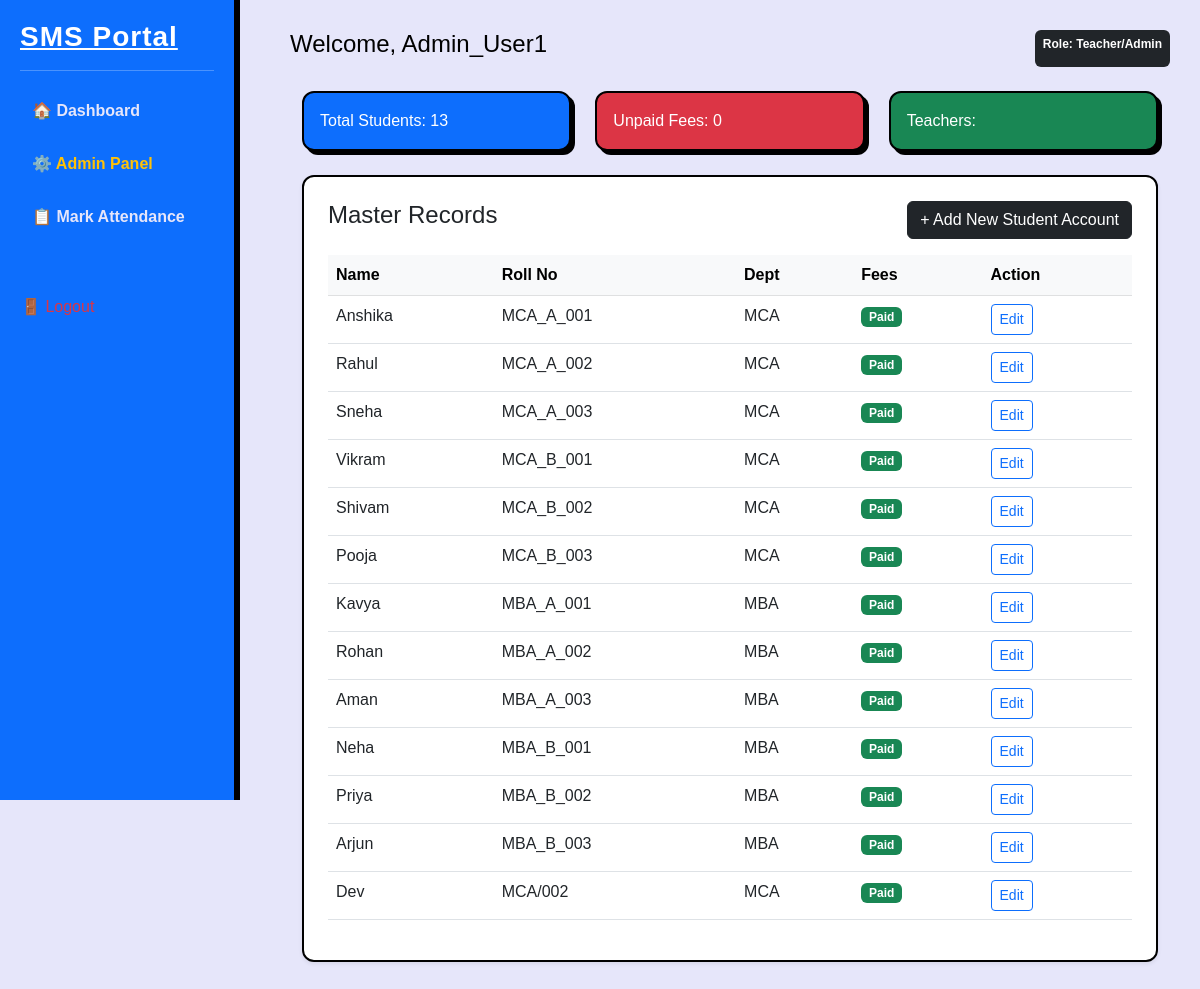
Screenshot of /dashboard/ (signed in) with the database file from the repository.
### students/models.py (models this page shows, shortened)
class StudentProfile(models.Model):
    user = models.OneToOneField(User, on_delete=models.CASCADE)
    assigned_class = models.ForeignKey(StudentClass, on_delete=models.SET_NULL, null=True, blank=True)
    roll_number = models.CharField(max_length=20)
    department = models.CharField(max_length=50)
    fees_paid = models.BooleanField(default=False)

### students/views.py (the view, shortened to what this page needs)
# urls.py: path('dashboard/', views.dashboard, name='dashboard'),
@login_required
def dashboard(request):
    user = request.user
    today = date.today()
    if user.is_superuser:
        context = {
            'total_students': StudentProfile.objects.count(),
            'unpaid_fees': StudentProfile.objects.filter(fees_paid=False).count(),
            'students': StudentProfile.objects.all(),
        }
        return render(request, 'admin_dashboard.html', context)

### students/templates/admin_dashboard.html
{% extends 'base.html' %}
{% block content %}
<div class="container-fluid">
    <div class="row mb-4">
        <div class="col-md-4">
            <div class="card bg-primary text-white p-3">Total Students: {{ total_students }}</div>
        </div>
        <div class="col-md-4">
            <div class="card bg-danger text-white p-3">Unpaid Fees: {{ unpaid_fees }}</div>
        </div>
        <div class="col-md-4">
            <div class="card bg-success text-white p-3">Teachers: {{ total_teachers }}</div>
        </div>
    </div>
    <div class="card shadow-sm p-4">
        <div class="d-flex justify-content-between mb-3">
            <h4>Master Records</h4>
            <a href="{% url 'register_student' %}" class="btn btn-dark">+ Add New Student Account</a>
        </div>
        <table class="table table-hover">
            <thead class="table-light">
                <tr>
                    <th>Name</th>
                    <th>Roll No</th>
                    <th>Dept</th>
                    <th>Fees</th>
                    <th>Action</th>
                </tr>
            </thead>
            <tbody>
                {% for s in students %}
                <tr>
                    <td>{{ s.user.username|title }}</td>
                    <td>{{ s.roll_number }}</td>
                    <td>{{ s.department }}</td>
                    <td>
                        {% if s.fees_paid %}
                        <span class="badge bg-success">Paid</span>
                        {% else %}
                        <span class="badge bg-danger">Unpaid</span>
                        {% endif %}
                    </td>
                    <td>
                        <a href="/admin/students/studentprofile/{{ s.id }}/change/"
                            class="btn btn-sm btn-outline-primary">Edit</a>
                    </td>
                </tr>
                {% endfor %}
            </tbody>
        </table>
    </div>
</div>
{% endblock %}

### students/templates/base.html (shortened to what this page needs)
<!DOCTYPE html>
<html lang="en">
<head>
    <link href="https://cdn.jsdelivr.net/npm/bootstrap@5.3.0/dist/css/bootstrap.min.css" rel="stylesheet">
</head>
<body>
    <div class="sidebar">
        <h3>SMS Portal</h3>
        <hr>
        <a href="{% url 'dashboard' %}">🏠 Dashboard</a>
        {% if user.is_superuser %}
        <a href="/admin" class="text-warning">⚙️ Admin Panel</a>
        {% endif %}
        {% if user.is_staff or user.is_superuser or 'teacher' in user.username %}
        <a href="{% url 'mark_attendance' %}">📋 Mark Attendance</a>
        {% endif %}
        <form action="{% url 'logout' %}" method="post" style="display:inline;">
            <button type="submit" class="btn btn-link mt-5 text-danger p-0 text-decoration-none">🚪 Logout</button>
        </form>
    </div>
    <div class="content">
        {% if user.is_staff or user.is_superuser or 'teacher' in user.username %}
        <div class="d-flex justify-content-between mb-4">
            <h4>Welcome, {{ user.username|title }}</h4>
            <span class="badge bg-dark p-2">
                Role: Teacher/Admin
            </span>
        </div>
        {% endif %}
        {% block content %}{% endblock %}
    </div>
</body>
</html>

### students/templates/base.html (style rules this page uses)
body { background: #e6e6fa; font-family: sans-serif; color: #000; }
.sidebar { height: 100vh; width: 240px; position: fixed; background: #0d6efd; color: white; padding: 20px; border-right: 6px solid #000; }
.sidebar h3 { font-weight: 800; text-decoration: underline; letter-spacing: 1px; color: #fff; }
.sidebar a { color: #e6e6fa; text-decoration: none; display: block; padding: 12px; border-radius: 5px; font-weight: 700; transition: all 0.2s; margin-bottom: 5px; }
.content { margin-left: 260px; padding: 30px; }
.card { border: 2px solid #000; border-radius: 12px; box-shadow: 4px 4px 0px #000; }

### rows the page displays
StudentProfile: user.username "Anshika", roll_number "MCA_A_001", department "MCA", fees_paid "Paid"
StudentProfile: user.username "Rahul", roll_number "MCA_A_002", department "MCA", fees_paid "Paid"
StudentProfile: user.username "Sneha", roll_number "MCA_A_003", department "MCA", fees_paid "Paid"
StudentProfile: user.username "Vikram", roll_number "MCA_B_001", department "MCA", fees_paid "Paid"
StudentProfile: user.username "Shivam", roll_number "MCA_B_002", department "MCA", fees_paid "Paid"
StudentProfile: user.username "Pooja", roll_number "MCA_B_003", department "MCA", fees_paid "Paid"
StudentProfile: user.username "Kavya", roll_number "MBA_A_001", department "MBA", fees_paid "Paid"
StudentProfile: user.username "Rohan", roll_number "MBA_A_002", department "MBA", fees_paid "Paid"
StudentProfile: user.username "Aman", roll_number "MBA_A_003", department "MBA", fees_paid "Paid"
StudentProfile: user.username "Neha", roll_number "MBA_B_001", department "MBA", fees_paid "Paid"
StudentProfile: user.username "Priya", roll_number "MBA_B_002", department "MBA", fees_paid "Paid"
StudentProfile: user.username "Arjun", roll_number "MBA_B_003", department "MBA", fees_paid "Paid"
StudentProfile: user.username "Dev", roll_number "MCA/002", department "MCA", fees_paid "Paid"

### other values shown
{{ user.username|title }} "Admin_User1"
{{ total_students }} "13"
{{ unpaid_fees }} "0"
